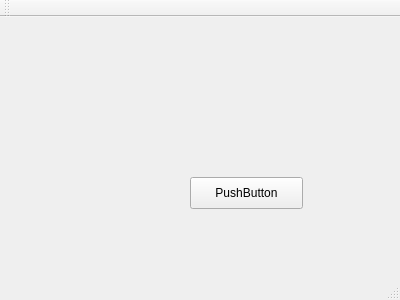
<?xml version="1.0" encoding="UTF-8"?>
<ui version="4.0">
 <class>MainWindow</class>
 <widget class="QMainWindow" name="MainWindow">
  <property name="geometry">
   <rect>
    <x>0</x>
    <y>0</y>
    <width>400</width>
    <height>300</height>
   </rect>
  </property>
  <property name="windowTitle">
   <string>MainWindow</string>
  </property>
  <widget class="QWidget" name="centralWidget">
   <widget class="QPushButton" name="pushButton">
    <property name="geometry">
     <rect>
      <x>190</x>
      <y>160</y>
      <width>113</width>
      <height>32</height>
     </rect>
    </property>
    <property name="text">
     <string>PushButton</string>
    </property>
   </widget>
   <widget class="QLabel" name="label">
    <property name="geometry">
     <rect>
      <x>30</x>
      <y>20</y>
      <width>111</width>
      <height>91</height>
     </rect>
    </property>
    <property name="text">
     <string/>
    </property>
    <property name="pixmap">
     <pixmap resource="../source.qrc">:/image/4160_135.png</pixmap>
    </property>
    <property name="scaledContents">
     <bool>true</bool>
    </property>
   </widget>
  </widget>
  <widget class="QMenuBar" name="menuBar">
   <property name="geometry">
    <rect>
     <x>0</x>
     <y>0</y>
     <width>400</width>
     <height>22</height>
    </rect>
   </property>
  </widget>
  <widget class="QToolBar" name="mainToolBar">
   <attribute name="toolBarArea">
    <enum>TopToolBarArea</enum>
   </attribute>
   <attribute name="toolBarBreak">
    <bool>false</bool>
   </attribute>
  </widget>
  <widget class="QStatusBar" name="statusBar"/>
 </widget>
 <layoutdefault spacing="6" margin="11"/>
 <resources>
  <include location="../source.qrc"/>
  <include location="../source.qrc"/>
 </resources>
 <connections/>
</ui>
